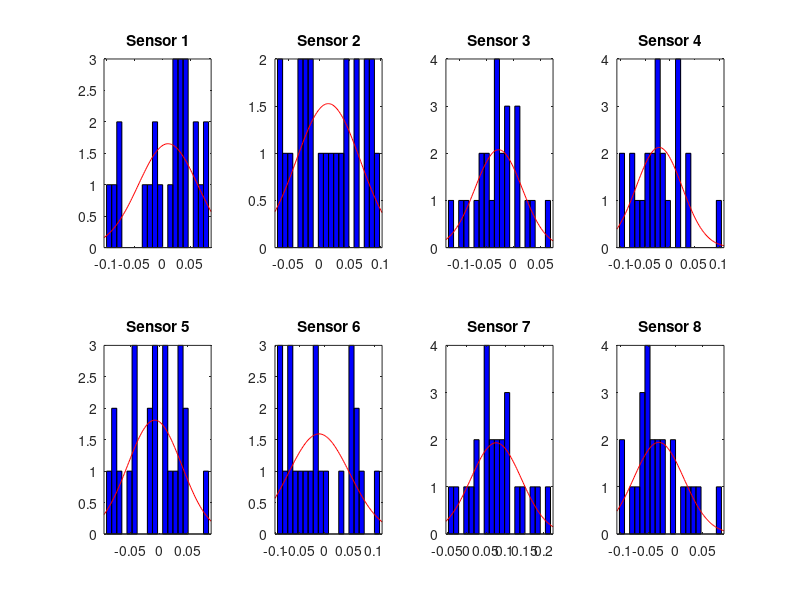

The MATLAB source for this figure: (Note: this script raises an error after producing the figure.)

%% Task 1 Sensor calibration
clc; clear; close all;


load('dataset_1_calibration.mat');  


v = 343; % speed of sound
tphat = tphat(:, 7:end);
rhat = tphat * v;
mean_val = mean(rhat, 1);

% Preallocate
[num_sensors, ~] = size(rhat);
e = zeros(size(rhat));

figure;

for sensor = 1:num_sensors
    % Error per sensor
    e(sensor,:) = rhat(sensor,:) - mean_val;

    bias(sensor) = mean(e(sensor,:));
    variance(sensor) = var(e(sensor,:));
    std_dev(sensor) = std(e(sensor,:));

    subplot(2,4,sensor);
    histfit(e(sensor,:), 20);
    title(['Sensor ', num2str(sensor)]);
end

%{
disp('Bias for each sensor:');
disp(bias);
disp('Standard deviation for each sensor:');
disp(std_dev);
disp('Variance for each sensor:');
disp(variance);



%% Task 2 Signal modeling
clc; clear; close all;
%Signal model used in 5 (a), (b) or (c)
h_normal = @(x, th) [
    norm(x(1:2) - th(1:2)) + x(3);
    norm(x(1:2) - th(3:4)) + x(3);
    norm(x(1:2) - th(5:6)) + x(3);
    norm(x(1:2) - th(7:8)) + x(3);
    norm(x(1:2) - th(9:10)) + x(3);
    norm(x(1:2) - th(11:12)) + x(3);
    norm(x(1:2) - th(13:14)) + x(3);
    norm(x(1:2) - th(15:16)) + x(3)
];
%Sensor 1 is used a reference right now, choose the one with lowest bias
%from calibration task?
%Signal model used in 5 (d)
h_tdoa_sensorref = @(x, th) [
    norm(x - th(1:2)) - norm(x - th(3:4));
    norm(x - th(1:2)) - norm(x - th(5:6));
    norm(x - th(1:2)) - norm(x - th(7:8))
];%Page 90 eq 4.35 for calculating R for this setup
%
%% Task 3 % 4(b) Sensor setup and configuration analysis
clc; clear; close all;
load('dataset_1_calibration.mat');
load('variance_data.mat');
%% Parameters
M = 4;
N = 1;
nx = 2;
good_config = mic_locations(1:8);
bad_config = mic_locations(9:16);

s1 = exsensor('tdoa1', M, N, nx);
s1.x0 = [0; 0; 0];
s1.th = good_config;
s1.pe = diag(variance(1:4));
figure(1);
s1.plot; %Task 3

s2 = exsensor('tdoa1', M, N, nx);
s2.x0 = [0; 0; 0];
s2.th = bad_config;
s2.pe = diag(variance(5:8));
figure(2);
s2.plot; %Task 3

figure(3);
crlb2(s1, [], -5:0.1:5, -5:0.1:5);
hold on;
plot(s1);
xlim([-5 5]);
ylim([-5 5]);
title('CRLB(TDOA model, good config');
hold off;

figure(4);
crlb2(s2, [], -5:0.1:5, -5:0.1:5);
hold on;
plot(s1);
xlim([-5 5]);
ylim([-5 5]);
title('CRLB(TDOA model, bad config');
hold off;

figure(5);
crlb2(s1, [], -5:0.1:5, -5:0.1:5, [1 2], 'rmse');
axis([0 1 0 1])
[cx, X1, X2] = crlb2(s1, [], -5:0.1:5, -5:0.1:5, [1 2], 'rmse');
surf(X1, X2, cx);

figure(6);
crlb2(s2, [], -5:0.1:5, -5:0.1:5, [1 2], 'rmse');
axis([0 1 0 1])
[cx, X1, X2] = crlb2(s2, [], -5:0.1:5, -5:0.1:5, [1 2], 'rmse');
surf(X1, X2, cx);
%}

%% Task 5 (b) Localization
%%clc; clear; close all;
%{
load('dataset_1_exp2.mat');

v = 343; % speed of sound
tphat = tphat(:, 8:end);
rhat = tphat * v;


good_config = mic_locations(1:8);
h_tdoa_bias = inline('[sqrt((x(1,:)-th(1)).^2+(x(2,:)-th(2)).^2) + x(3,:) ; sqrt((x(1,:)-th(3)).^2+(x(2,:)-th(4)).^2)+ x(3,:) ; sqrt((x(1,:)-th(5)).^2+(x(2,:)-th(6)).^2)+ x(3,:) ; sqrt((x(1,:)-th(7)).^2+(x(2,:)-th(8)).^2)+ x(3,:)]', 't', 'x', 'u', 'th');
y = sig(rhat(1:4,:)', 2);

position = position/1000; %??
s1 = sensormod(h_tdoa_bias, [3 0 4 8]);
s1.x0 = [position(1,2); position(1,3); min(rhat(1:4, 1))]; 
s1_x0_tmp = s1.x0;
s1.th = good_config;

x_hat_vector = zeros(2, length(rhat));
for time_pulses = 1:length(rhat) - 1
    x_hat = estimate(s1, y(time_pulses,:), 'thmask', zeros(8,1));
    x_hat_vector(:,time_pulses) = x_hat.x0(1:2);
    s1_x0_tmp = [x_hat.x0(1:2); min(rhat(1:4, time_pulses + 1))];
end

figure;
plot(x_hat_vector(1,:), x_hat_vector(2,:), '.', 'Color', 'r');
hold on;
plot(s1);
hold on;
plot(position(1:end,2), position(1:end,3), 'x', 'Color', 'b');
%}

%
%% Task 5 (d) Localization
%%clc; clear; close all;
%
%
load('dataset_1_exp2.mat');


v = 343; % speed of sound
tphat = tphat(:, 8:end);
rhat = tphat * v;
 
good_config = mic_locations(1:8);
h_tdoa_reference = inline('[sqrt((x(1,:)-th(1)).^2+(x(2,:)-th(2)).^2) - sqrt((x(1,:)-th(3)).^2+(x(2,:)-th(4)).^2) ; sqrt((x(1,:)-th(1)).^2+(x(2,:)-th(2)).^2) - sqrt((x(1,:)-th(5)).^2+(x(2,:)-th(6)).^2) ; sqrt((x(1,:)-th(1)).^2+(x(2,:)-th(2)).^2) - sqrt((x(1,:)-th(7)).^2+(x(2,:)-th(8)).^2)]', 't', 'x', 'u', 'th');
rhat_sensor_diff = zeros(3, length(rhat));

for i = 1:length(rhat)
    rhat_sensor_diff(1, i) = rhat(1, i) - rhat(2, i);
    rhat_sensor_diff(2, i) = rhat(1, i) - rhat(3, i);
    rhat_sensor_diff(3, i) = rhat(1, i) - rhat(4, i);

end

rhat_sensor_diff(:, [1 150]) = [];
y = sig(rhat_sensor_diff', 2);
position = position/1000;

s2 = sensormod(h_tdoa_reference, [2 0 3 8]);
s2.x0 = [position(1,2); position(1,3)];
s2_x0_tmp = s2.x0; %You cant update s2.x0 directly in the loop for some reason
s2.th = good_config;
pe_2 = variance(1)*ones(3,3);
pe_2 = pe_2 + diag([variance(2), variance(3), variance(4)]);
s2.pe = pe_2;


x_hat_vector = zeros(2, length(rhat_sensor_diff)); 
%
for time_pulses = 1:length(rhat_sensor_diff) - 1
    x_hat = estimate(s2, y(time_pulses ,:), 'thmask', zeros(8,1));
    x_hat_vector(:, time_pulses) = x_hat.x0;
    s2_x0_temp = x_hat.x0;
end


figure;

plot(x_hat_vector(1,2:end), x_hat_vector(2,2:end), '.', 'Color', 'r');
hold on;
plot(s2);
hold on;
plot(position(1:end,2), position(1:end,3), 'x', 'Color', 'b');
%}

%% Task 6 (a)
%{
x_hat_vector_fixed = x_hat_vector(1:2, 2:149);
artificial_measurments = sig(x_hat_vector_fixed');
m1 = exlti('cv2d');
m2 = exlti('ca2d');

model1_tracked_m1_a = kalman(m1, artificial_measurments);
model1_tracked_m2_a = kalman(m2, artificial_measurments);

figure;
xplot2(model1_tracked_m1_a, artificial_measurments.y, 'conf', 90);
figure;
xplot2(model1_tracked_m2_a, artificial_measurments.y, 'conf', 90);
%}

%% Task 6 (b)
%{
m1 = exmotion('cv2d');
m2 = exmotion('ctcv2d');
estimation_model = s2;

model1 = addsensor(m1, s2);
model2 = addsensor(m2, s2);
modell1.x0 = [0 ; 0 ; 0 ; 0 ; 0];
model2.x0 = [0 ; 0 ; 0 ; 0 ; 0];

model1_tracked = ekf(model1, y);
model2_tracked = ekf(model2, y);

figure;
xplot2(model1_tracked, y.y, 'conf', 90)
figure;
xplot2(model2_tracked, y.y, 'conf', 90)
%}

%% Task 7
%
m1_7 = exmotion('cv2d');
estimation_model_7 = s2;
randvar = 0.1*randn(8,1);
%estimation_model_7.th = estimation_model_7.th + randvar;
offset = [0.5; -0.5; 0.01; 0.01; 0.01; -0.01; 0.01; -0.01];
estimation_model_7.th = estimation_model_7.th + offset;

model_7 = addsensor(m1_7, estimation_model_7);
model_tracked_7 = ekf(model_7, y);

figure;
xplot2(model_tracked_7, y.y, 'conf', 90)
%axis([-5 5 -5 5]);
title("50 centimeter disturbed");

figure;
plot(s2);
hold on;
plot(model_7.th(1), model_7.th(2), 'd')
plot(model_7.th(3), model_7.th(4), 'd')
plot(model_7.th(5), model_7.th(6), 'd')
plot(model_7.th(7), model_7.th(8), 'd')
%}
